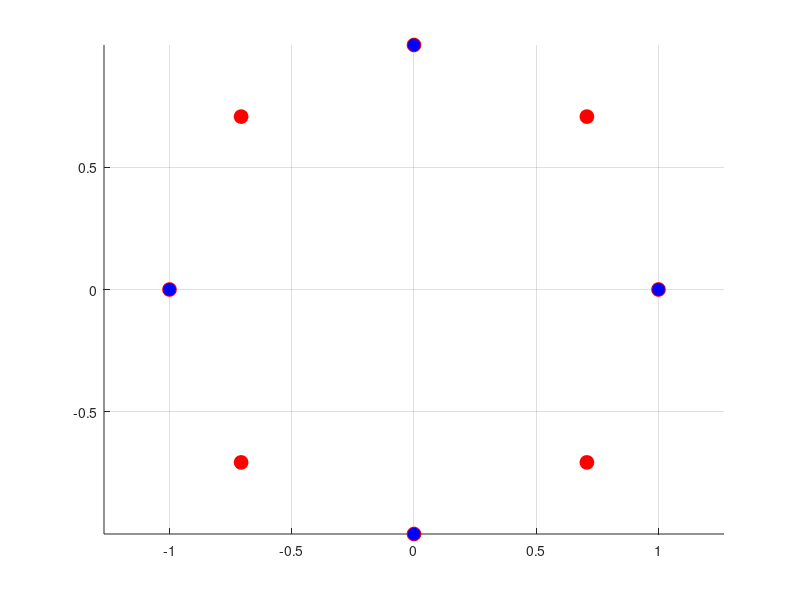

MATLAB code for this plot: (Note: this script raises an error after producing the figure.)
close all;
clear;
figure(1);
axis equal;
hold on;
grid on;

N = 4;

vertices = [];

for i = 1: 2*N
    vertices = [vertices; [cos(2*pi*i/(2*N)), sin(2*pi*i/(2*N))]];
end

for i = 1: N
    plot(vertices(2*i-1, 1), vertices(2*i-1, 2), 'ro', 'MarkerSize', 10, 'MarkerFaceColor', 'r');
    plot(vertices(2*i, 1), vertices(2*i, 2), 'ro', 'MarkerSize', 10, 'MarkerFaceColor', 'b');
end

%{
for i = 1: 2*N
    if i == 2*N
        [x_vectors, y_vectors] = get_line(vertices(i, :), vertices(1, :), 100);
    else
        [x_vectors, y_vectors] = get_line(vertices(i, :), vertices(i+1, :), 100);
    end
    plot(x_vectors, y_vectors, 'r', 'LineWidth', 2);
end
%}

for i = 1: N
    for j = 1: N
        [x_vectors, y_vectors] = get_line(vertices(2*i-1, :), vertices(2*j, :), 100);
        if i == j
            plot(x_vectors, y_vectors, 'g', 'LineWidth', 3);
        else
            
            plot(x_vectors, y_vectors, 'b');
        end
    end
    
end

function [x_vectors, y_vectors] = get_line(vertice1, vertice2, num_points)

    for i = 1: num_points
        x_vectors = linspace(vertice1(1), vertice2(1), num_points);
        y_vectors = linspace(vertice1(2), vertice2(2), num_points);
    end
end